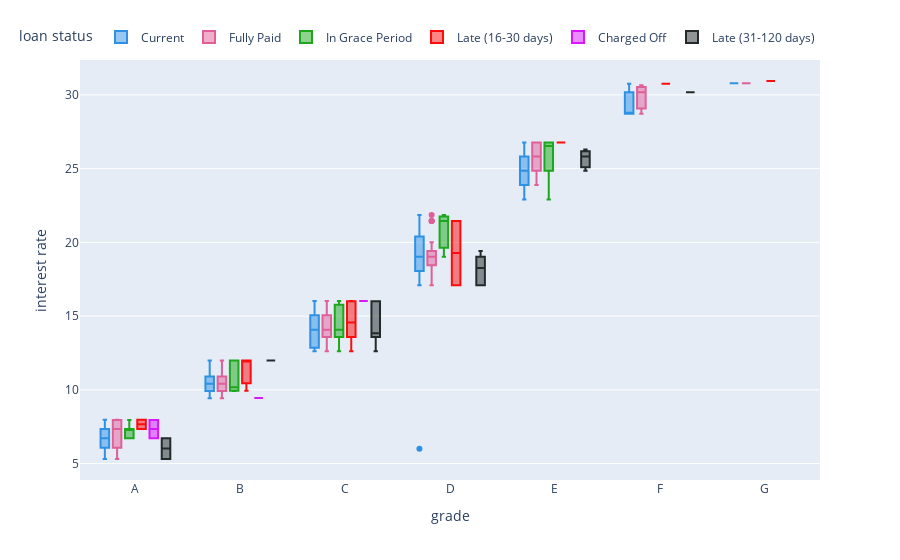

This figure's notebook cell:
### Code cell
mort = cleaner_data.loc[data['homeownership'] == 'MORTGAGE']

fig = px.box(mort, x="grade", y="interest_rate", color="loan_status",
color_discrete_sequence=px.colors.qualitative.Dark24,
labels={col:col.replace('_', ' ') for col in data.columns},
category_orders={"grade":["A","B","C","D","E","F","G"]})
fig.update_layout(legend=dict(orientation="h", yanchor="bottom",
y=1.02, xanchor="right", x=1))
fig.show()

### Figure 1 — Plotly figure (JSON) as saved in the notebook; plotly's stock layout.template omitted (floating-point values rounded to 4 significant figures; data arrays with more than 128 entries replaced by an {"elided": "..."} marker saying what was removed)
{"data": [{"alignmentgroup": "True", "hovertemplate": "loan status=Current<br>grade=%{x}<br>interest rate=%{y}<extra></extra>", "legendgroup": "Current", "marker": {"color": "#2E91E5"}, "name": "Current", "notched": false, "offsetgroup": "Current", "orientation": "v", "showlegend": true, "type": "box", "x": {"elided": "4496 str values"}, "x0": " ", "xaxis": "x", "y": {"elided": "4496 float values"}, "y0": " ", "yaxis": "y"}, {"alignmentgroup": "True", "hovertemplate": "loan status=Fully Paid<br>grade=%{x}<br>interest rate=%{y}<extra></extra>", "legendgroup": "Fully Paid", "marker": {"color": "#E15F99"}, "name": "Fully Paid", "notched": false, "offsetgroup": "Fully Paid", "orientation": "v", "showlegend": true, "type": "box", "x": {"elided": "225 str values"}, "x0": " ", "xaxis": "x", "y": {"elided": "225 float values"}, "y0": " ", "yaxis": "y"}, {"alignmentgroup": "True", "hovertemplate": "loan status=In Grace Period<br>grade=%{x}<br>interest rate=%{y}<extra></extra>", "legendgroup": "In Grace Period", "marker": {"color": "#1CA71C"}, "name": "In Grace Period", "notched": false, "offsetgroup": "In Grace Period", "orientation": "v", "showlegend": true, "type": "box", "x": ["C", "C", "A", "A", "B", "E", "B", "E", "A", "B", "A", "E", "E", "C", "C", "B", "D", "C", "A", "C", "E", "E", "D", "A", "B", "C", "B", "D"], "x0": " ", "xaxis": "x", "y": [15.04, 16.02, 6.72, 7.35, 9.92, 26.3, 11.99, 24.85, 7.35, 10.42, 7.96, 26.77, 26.77, 13.58, 16.02, 11.99, 19.03, 14.08, 6.71, 13.59, 26.77, 22.9, 21.85, 7.34, 9.93, 12.62, 9.93, 21.45], "y0": " ", "yaxis": "y"}, {"alignmentgroup": "True", "hovertemplate": "loan status=Late (16-30 days)<br>grade=%{x}<br>interest rate=%{y}<extra></extra>", "legendgroup": "Late (16-30 days)", "marker": {"color": "#FB0D0D"}, "name": "Late (16-30 days)", "notched": false, "offsetgroup": "Late (16-30 days)", "orientation": "v", "showlegend": true, "type": "box", "x": ["D", "B", "E", "C", "C", "G", "C", "A", "C", "D", "C", "B", "C", "A", "F", "B"], "x0": " ", "xaxis": "x", "y": [21.45, 9.93, 26.77, 16.01, 15.05, 30.94, 12.61, 7.35, 13.59, 17.09, 14.08, 11.98, 16.02, 7.97, 30.75, 11.99], "y0": " ", "yaxis": "y"}, {"alignmentgroup": "True", "hovertemplate": "loan status=Charged Off<br>grade=%{x}<br>interest rate=%{y}<extra></extra>", "legendgroup": "Charged Off", "marker": {"color": "#DA16FF"}, "name": "Charged Off", "notched": false, "offsetgroup": "Charged Off", "orientation": "v", "showlegend": true, "type": "box", "x": ["C", "A", "A", "B"], "x0": " ", "xaxis": "x", "y": [16.02, 7.96, 6.72, 9.44], "y0": " ", "yaxis": "y"}, {"alignmentgroup": "True", "hovertemplate": "loan status=Late (31-120 days)<br>grade=%{x}<br>interest rate=%{y}<extra></extra>", "legendgroup": "Late (31-120 days)", "marker": {"color": "#222A2A"}, "name": "Late (31-120 days)", "notched": false, "offsetgroup": "Late (31-120 days)", "orientation": "v", "showlegend": true, "type": "box", "x": ["D", "B", "B", "D", "D", "D", "E", "C", "C", "A", "F", "E", "A", "D", "D", "C", "C", "C", "C", "E"], "x0": " ", "xaxis": "x", "y": [18.06, 11.99, 11.99, 19.03, 19.42, 18.45, 26.3, 12.62, 13.59, 6.72, 30.17, 24.85, 5.31, 17.09, 17.09, 14.08, 16.01, 16.01, 13.59, 25.82], "y0": " ", "yaxis": "y"}], "layout": {"boxmode": "group", "legend": {"orientation": "h", "title": {"text": "loan status"}, "tracegroupgap": 0, "x": 1, "xanchor": "right", "y": 1.02, "yanchor": "bottom"}, "margin": {"t": 60}, "xaxis": {"anchor": "y", "categoryarray": ["A", "B", "C", "D", "E", "F", "G"], "categoryorder": "array", "domain": [0, 1], "title": {"text": "grade"}}, "yaxis": {"anchor": "x", "domain": [0, 1], "title": {"text": "interest rate"}}}}
